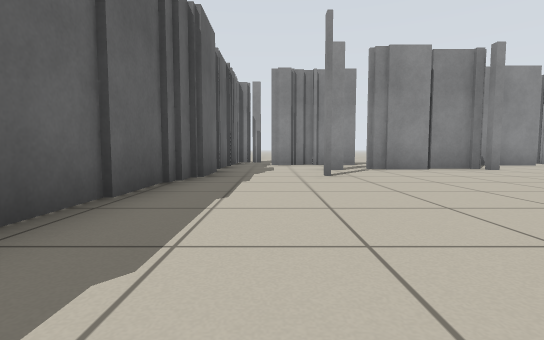
view 1 (above)

19 first-person views from a walk through a world built for the Player/Stage simulator. The camera is 0.5 m above the floor, tilts 4° down and sees 85° across. Floor lines are 1 m apart. The floor is counted in squares, 1 m on a side. Each view is taken from the middle of a square. On the plan, view 1 faces up. The plan holds only what a view shows up to about 9 squares ahead; the rest is blank. Robots are left out.

view 2
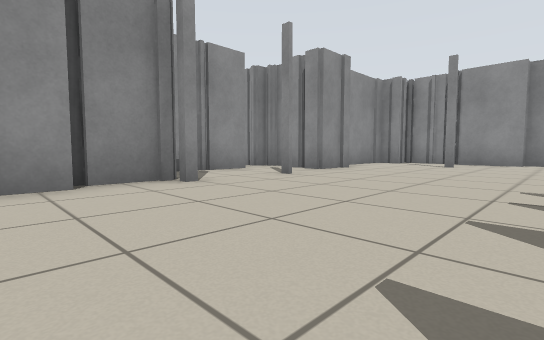

view 3
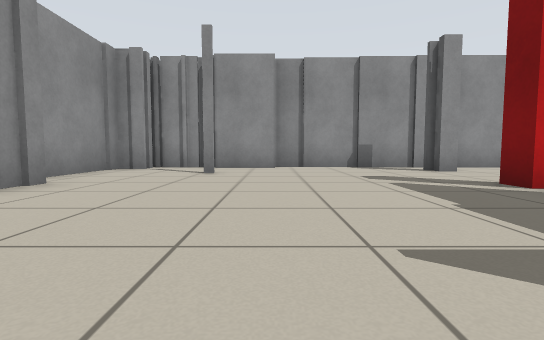

view 4
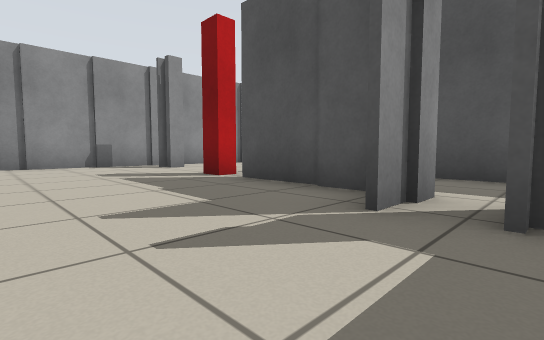

view 5
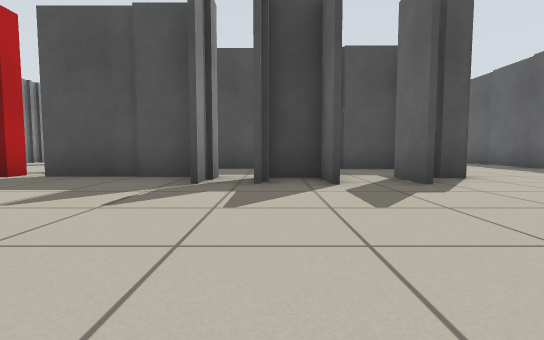

view 6
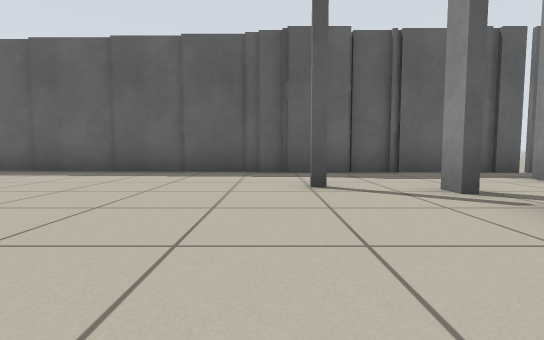

view 7
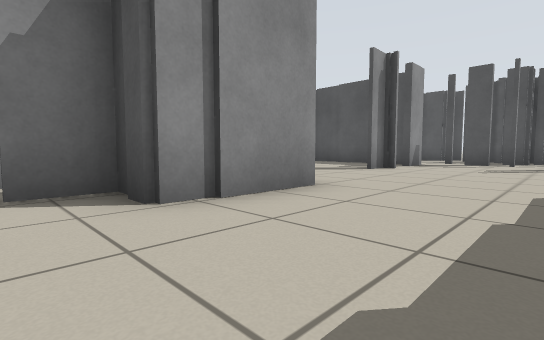

view 8
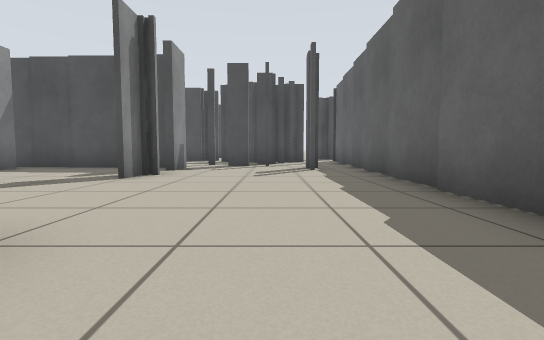

view 9
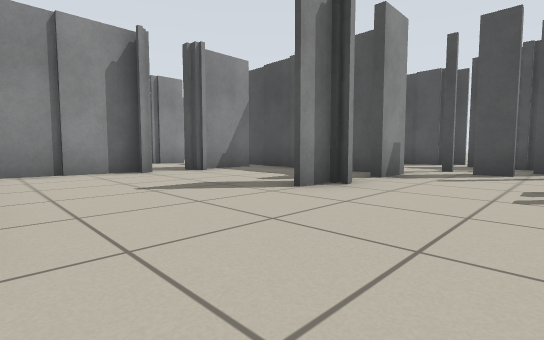

view 10
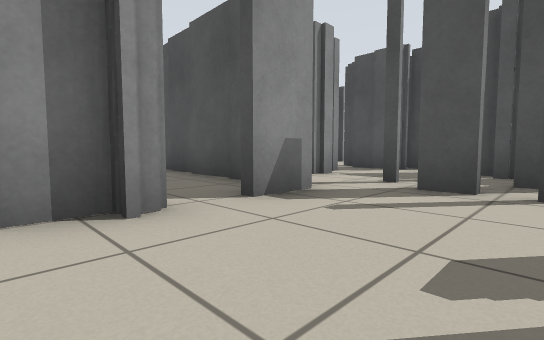

view 11
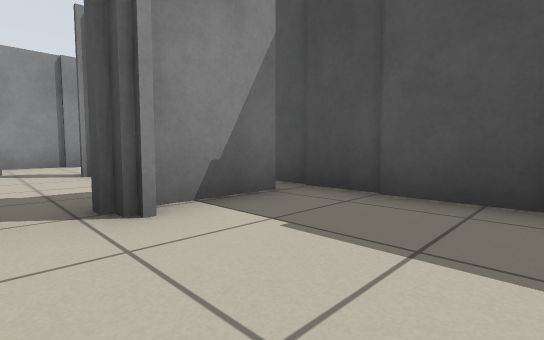

view 12
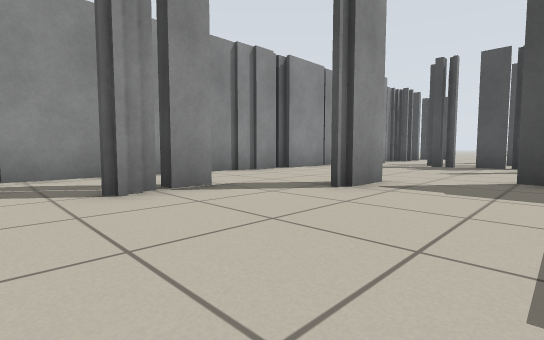

view 13
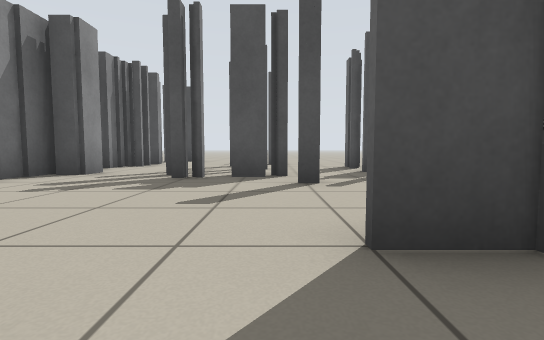

view 14
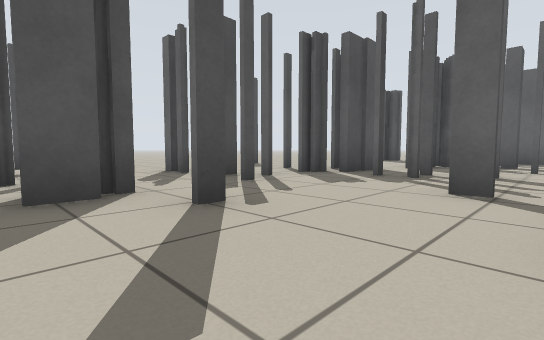

view 15
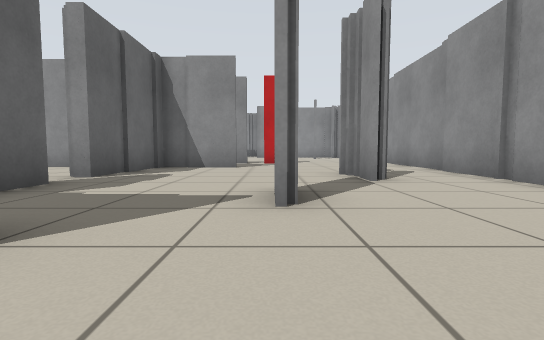

view 16
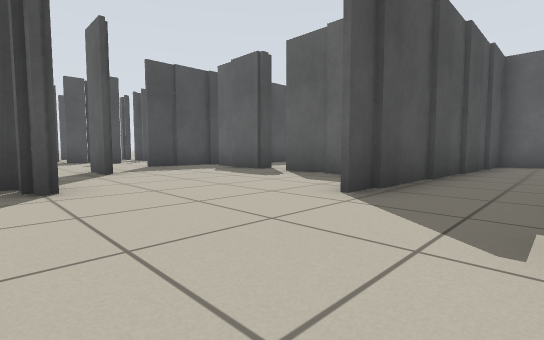

view 17
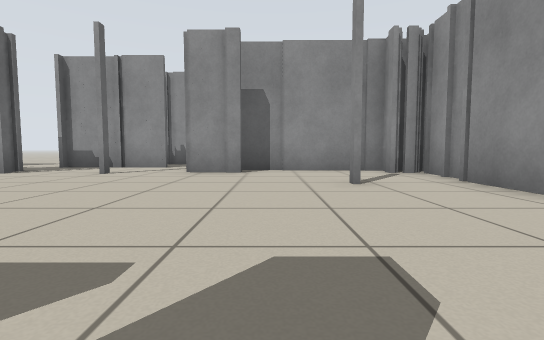

view 18
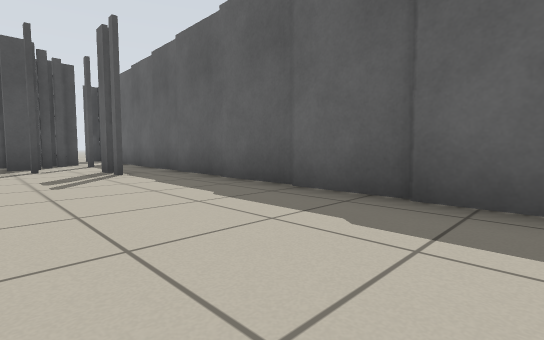

view 19
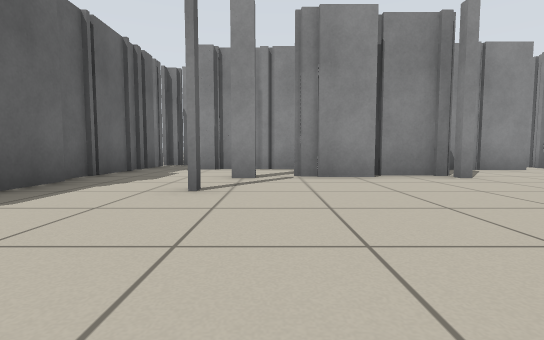

### Floor plan
Key: @ floor where view 1 was taken; # wall or solid block; x gap in a wall; . floor; P red post.
Columns run from 3 left of view 1 to 15 right of it. Each row starts with its distance up from view 1.
 11   #
 10   ####     .#
  9   #... .######
  8   #...###...######
  7   #...#....#.....#
  6   #.#............#
  5  ##............#.#
  4  #...............##
  3  #................#
  2  #....##.........##
  1  #...#######xP...#
  0  #.@.#..........##
 -1  #...####........#
 -2  #......#####....#
 -3  #........#......#
 -4  #........#....#.#
 -5  #.............#.#
 -6  #...##...#......#
 -7  ##..##...#..#...#
 -8  ##...######.....#
 -9  #.###...........#
-10 ####...#.#.......#
-11   ###..#.........#
-12   ####......###..#
-13       #####.###.##
-14        ...x.## .#
-15        .. #.....#
-16           . .#..#

Positions as (right, up) in squares from view 1, and headings:
1: (0, 0), facing up
2: (3, 3), facing up-right
3: (6, 4), facing right
4: (5, 4), facing down-right
5: (5, 6), facing down
6: (5, 5), facing left
7: (-1, 2), facing down-right
8: (0, 0), facing down
9: (0, -2), facing down-right
10: (0, -5), facing down-right
11: (4, -5), facing down-right
12: (8, -3), facing down-right
13: (9, -7), facing down
14: (10, -9), facing down-left
15: (10, -10), facing up
16: (12, 0), facing down-left
17: (11, 1), facing up
18: (1, -1), facing down-left
19: (2, 2), facing up
